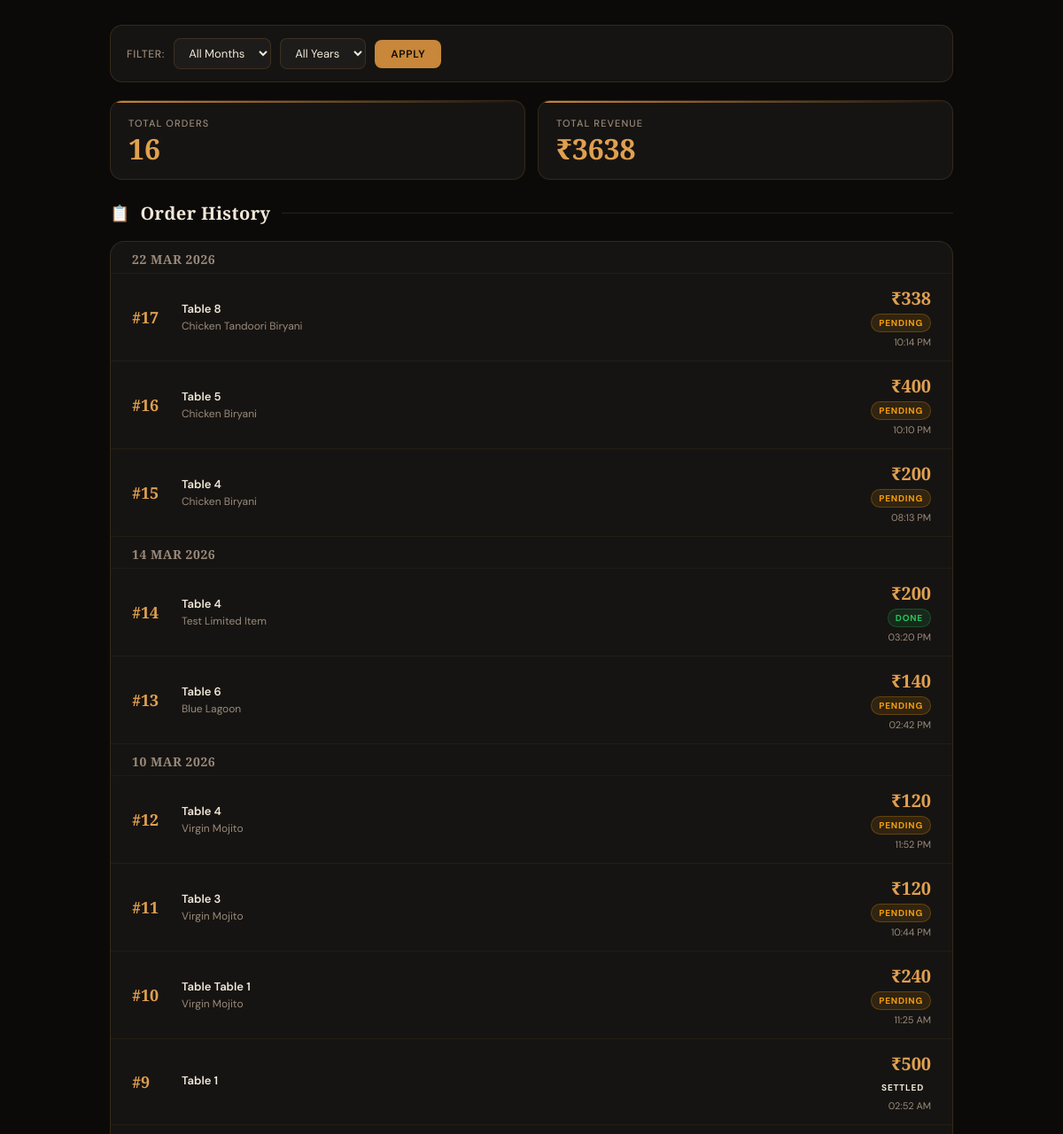
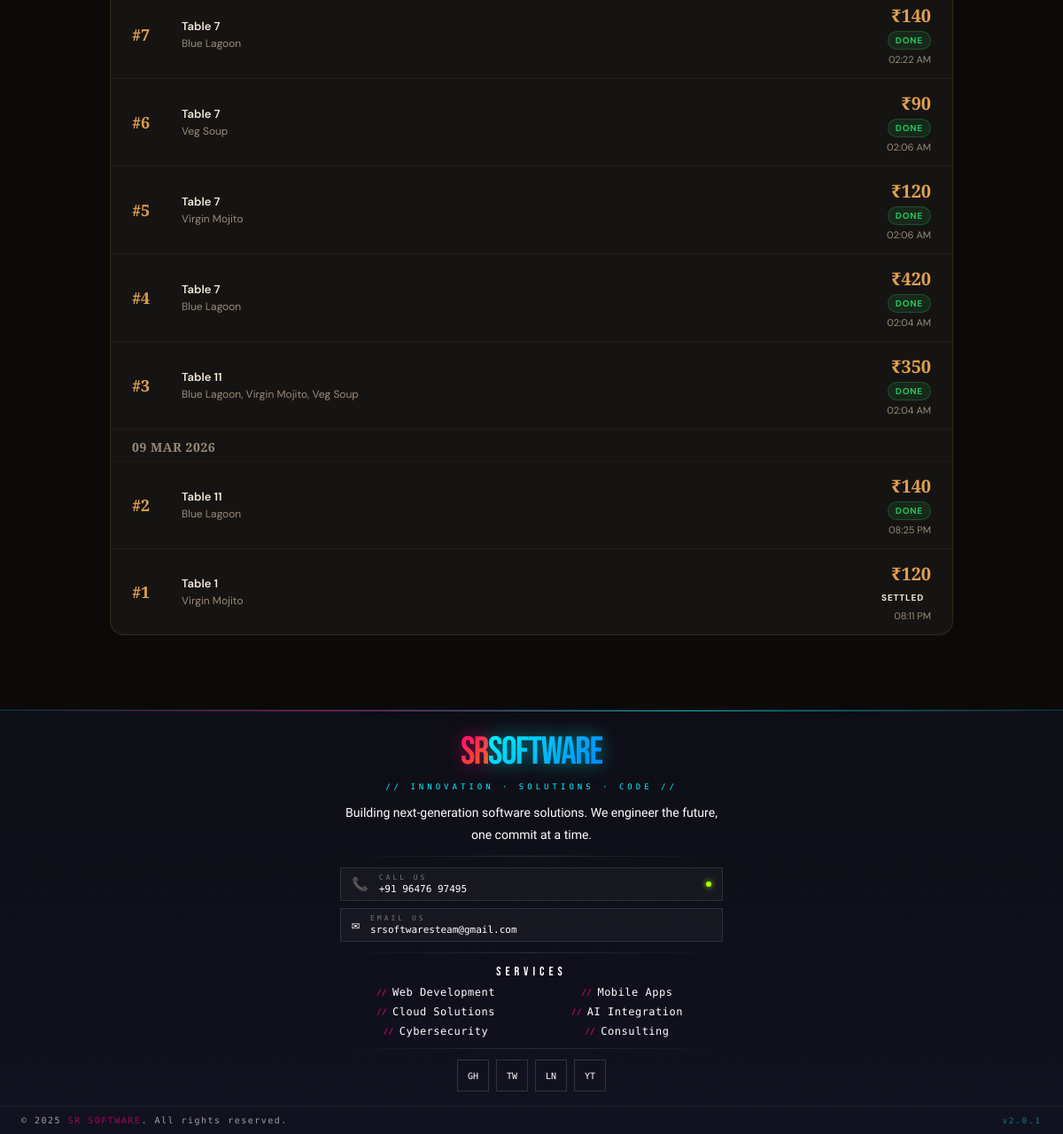
/orders?embedded=true (signed in), run on the app's committed database (2 pictures, top to bottom).
### models.py (models this page shows)
class Order(db.Model):
    __tablename__ = 'orders'
    id = db.Column(db.Integer, primary_key=True)
    user_id = db.Column(db.Integer, db.ForeignKey('users.id'), nullable=False)
    table_no = db.Column(db.String(20), nullable=False)
    items = db.Column(db.Text)  # backward compat with old orders
    notes = db.Column(db.String(500), default='')
    total = db.Column(db.Float, default=0)
    status = db.Column(db.String(20), default='pending')
    created_at = db.Column(db.DateTime, default=datetime.now)
    order_items = db.relationship('OrderItem', backref='order', lazy=True, cascade='all, delete-orphan')

### blueprints/menu_bp.py (the view)
@menu_bp.route('/orders')
@login_required
def order_history():
    month = request.args.get('month', type=int)
    year = request.args.get('year', type=int)
    query = Order.query.filter(Order.user_id == session['user_id'], Order.status != 'cancelled')
    if year:
        query = query.filter(db.extract('year', Order.created_at) == year)
    if month:
        query = query.filter(db.extract('month', Order.created_at) == month)
    orders = query.order_by(Order.created_at.desc()).all()
    total_revenue = sum(o.total for o in orders)
    total_orders = len(orders)
    return render_template('order_history.html',
                           orders=orders,
                           username=session['username'],
                           total_revenue=total_revenue,
                           total_orders=total_orders,
                           filter_month=month,
                           filter_year=year)

### blueprints/menu_bp.py (called while the page is built)
def login_required(f):
    @wraps(f)
    def decorated(*args, **kwargs):
        if 'user_id' not in session:
            return redirect('/')
        return f(*args, **kwargs)
    return decorated

### security.py (called while the page is built)
def get_csrf_token():
    token = session.get(CSRF_SESSION_KEY)
    if not token:
        token = secrets.token_urlsafe(32)
        session[CSRF_SESSION_KEY] = token
    return token

def init_csrf_protection(app):
    @app.before_request
    def csrf_protect():
        if request.method in SAFE_METHODS:
            return
        validate_csrf_token()
    @app.context_processor
    def inject_csrf_token():
        return {"csrf_token": get_csrf_token()}

### templates/order_history.html (shortened to what this page needs)
<!DOCTYPE html>
<html lang="en">
<head>
</head>
<body>
  <div class="page">
    <form class="filter-bar" method="GET" action="/orders">
      <label>Filter:</label>
      <select name="month">
        <option value="">All Months</option>
      </select>
      <select name="year">
        <option value="">All Years</option>
      </select>
      <button type="submit" class="filter-btn">Apply</button>
    </form>
    <div class="stats-row">
      <div class="stat-card" style="animation-delay:0s">
        <div class="stat-label">Total Orders</div>
        <div class="stat-value">{{total_orders}}</div>
      </div>
      <div class="stat-card" style="animation-delay:0.06s">
        <div class="stat-label">Total Revenue</div>
        <div class="stat-value">₹{{ total_revenue | int }}</div>
      </div>
    </div>
    <div class="section-head">
      <span class="section-icon">📋</span>
      <span class="section-title">Order History</span>
    </div>
    <div class="card">
      {% if orders %}
      {% set ns = namespace(cur_date='') %}
      {% for order in orders %}
      {% set order_date = order.created_at.strftime('%d %b %Y') %}
      {% if order_date != ns.cur_date %}
      {% set ns.cur_date = order_date %}
      <div class="date-group-label">{{ order_date }}</div>
      {% endif %}
      <div class="order-row" style="animation-delay:{{ loop.index0 * 0.03 }}s">
        <div class="order-id">#{{ order.id }}</div>
        <div class="order-info">
          <div class="order-table-badge">Table {{ order.table_no }}</div>
          <div class="order-items-list">
            {{ order.order_items | map(attribute='item_name') | join(', ') }}
          </div>
        </div>
        <div class="order-meta">
          <div class="order-total">₹{{ order.total | int }}</div>
          <span class="order-status {{ order.status }}">{{ order.status }}</span>
          <div class="order-time">{{ order.created_at.strftime('%I:%M %p') }}</div>
        </div>
      </div>
      {% endfor %}
      {% else %}
      <div class="empty-state">
        <div class="es-icon">📋</div>
        <p>No orders found</p>
      </div>
      {% endif %}
    </div>
  </div>
  {% include 'sr_footer.html' %}
</body>
</html>

### templates/order_history.html (style rules this page uses)
:root { --obsidian: #0b0a09; --coal: #141210; --ash: #1e1c1a; --deep: #161412; --ember: #c8873a; --ember-glow: #e0a050; --ember-dim: #8a5a20; --cream: #f2e8d9; --cream-muted: #9a8a7a; --divider: rgba(200, 135, 58, 0.18); --success: #22c55e; --danger: #ef4444; --ff-display: 'Cormorant Garamond', Georgia, serif; --ff-body: 'DM Sans', system-ui, sans-serif; --ease: cubic-bezier(0.16, 1, 0.3, 1); }
*, *::before, *::after { box-sizing: border-box; margin: 0; padding: 0; }
html { scroll-behavior: smooth; }
body { font-family: var(--ff-body); background: var(--obsidian); color: var(--cream); min-height: 100svh; -webkit-font-smoothing: antialiased; }
.page { max-width: 1000px; margin: 0 auto; padding: 28px 24px 60px; }
.section-head { display: flex; align-items: center; gap: 12px; margin-bottom: 18px; }
.section-head::after { content: ''; flex: 1; height: 1px; background: var(--divider); }
.section-title { font-family: var(--ff-display); font-size: 20px; font-weight: 700; color: var(--cream); white-space: nowrap; letter-spacing: 0.02em; }
.section-icon { font-size: 18px; }
.stats-row { display: grid; grid-template-columns: repeat(auto-fit, minmax(160px, 1fr)); gap: 14px; margin-bottom: 24px; }
.stat-card { background: var(--deep); border: 1px solid var(--divider); border-radius: 14px; padding: 18px 20px; animation: fadeUp 0.5s var(--ease) both; position: relative; overflow: hidden; }
.stat-card::before { content: ''; position: absolute; top: 0; left: 0; right: 0; height: 2px; background: linear-gradient(to right, var(--ember), transparent); }
.stat-label { font-size: 11px; font-weight: 500; letter-spacing: 0.1em; text-transform: uppercase; color: var(--cream-muted); margin-bottom: 6px; }
.stat-value { font-family: var(--ff-display); font-size: 32px; font-weight: 700; color: var(--ember-glow); line-height: 1; }
.card { background: var(--deep); border: 1px solid var(--divider); border-radius: 16px; padding: 0; margin-bottom: 24px; animation: fadeUp 0.5s var(--ease) both; overflow: hidden; }
.order-row { display: flex; align-items: center; gap: 16px; padding: 14px 24px; border-bottom: 1px solid rgba(200, 135, 58, 0.08); transition: background 0.2s ease; }
.order-row:last-child { border-bottom: none; }
.order-id { font-family: var(--ff-display); font-size: 18px; font-weight: 700; color: var(--ember-glow); min-width: 40px; }
.order-info { flex: 1; min-width: 0; }
.order-table-badge { font-size: 13px; font-weight: 600; color: var(--cream); }
.order-items-list { font-size: 12px; color: var(--cream-muted); margin-top: 3px; white-space: nowrap; overflow: hidden; text-overflow: ellipsis; }
.order-meta { display: flex; flex-direction: column; align-items: flex-end; gap: 4px; flex-shrink: 0; }
.order-total { font-family: var(--ff-display); font-size: 20px; font-weight: 700; color: var(--ember-glow); }
.order-time { font-size: 11px; color: var(--cream-muted); }
.order-status { font-size: 10px; font-weight: 700; letter-spacing: 0.08em; text-transform: uppercase; padding: 3px 8px; border-radius: 999px; }
.order-status.pending { background: rgba(245, 158, 11, 0.12); color: #f59e0b; border: 1px solid rgba(245, 158, 11, 0.25); }
.order-status.done { background: rgba(34, 197, 94, 0.12); color: #22c55e; border: 1px solid rgba(34, 197, 94, 0.25); }
.filter-bar { display: flex; flex-wrap: wrap; align-items: center; gap: 10px; margin-bottom: 20px; padding: 14px 18px; background: var(--deep); border: 1px solid var(--divider); border-radius: 14px; }
.filter-bar label { font-size: 12px; font-weight: 500; letter-spacing: 0.06em; text-transform: uppercase; color: var(--cream-muted); }
.filter-bar select { font-family: var(--ff-body); font-size: 13px; padding: 7px 12px; border-radius: 8px; border: 1px solid var(--divider); background: var(--ash); color: var(--cream); cursor: pointer; }
.filter-bar .filter-btn { font-family: var(--ff-body); font-size: 12px; font-weight: 600; letter-spacing: 0.06em; text-transform: uppercase; padding: 8px 18px; border-radius: 8px; border: none; cursor: pointer; background: var(--ember); color: var(--obsidian); transition: all 0.2s ease; }
.date-group-label { font-family: var(--ff-display); font-size: 14px; font-weight: 600; color: var(--cream-muted); padding: 10px 24px 6px; border-bottom: 1px solid rgba(200, 135, 58, 0.06); letter-spacing: 0.04em; text-transform: uppercase; }

### data on the page
Order: created_at "22 MAR 2026", id "17", table_no "8", order_items|map "Chicken Tandoori Biryani", total "338", status "PENDING", created_at "10:14 PM"
Order: id "16", table_no "5", order_items|map "Chicken Biryani", total "400", status "PENDING", created_at "10:10 PM"
Order: id "15", table_no "4", order_items|map "Chicken Biryani", total "200", status "PENDING", created_at "08:13 PM"
Order: created_at "14 MAR 2026", id "14", table_no "4", order_items|map "Test Limited Item", total "200", status "DONE", created_at "03:20 PM"
Order: id "13", table_no "6", order_items|map "Blue Lagoon", total "140", status "PENDING", created_at "02:42 PM"
Order: created_at "10 MAR 2026", id "12", table_no "4", order_items|map "Virgin Mojito", total "120", status "PENDING", created_at "11:52 PM"
Order: id "11", table_no "3", order_items|map "Virgin Mojito", total "120", status "PENDING", created_at "10:44 PM"
Order: id "10", table_no "Table 1", order_items|map "Virgin Mojito", total "240", status "PENDING", created_at "11:25 AM"
Order: id "9", table_no "1", total "500", status "SETTLED", created_at "02:52 AM"
Order: id "7", table_no "7", order_items|map "Blue Lagoon", total "140", status "DONE", created_at "02:22 AM"
Order: id "6", table_no "7", order_items|map "Veg Soup", total "90", status "DONE", created_at "02:06 AM"
Order: id "5", table_no "7", order_items|map "Virgin Mojito", total "120", status "DONE", created_at "02:06 AM"
Order: id "4", table_no "7", order_items|map "Blue Lagoon", total "420", status "DONE", created_at "02:04 AM"
Order: id "3", table_no "11", order_items|map "Blue Lagoon, Virgin Mojito, Veg Soup", total "350", status "DONE", created_at "02:04 AM"
Order: created_at "09 MAR 2026", id "2", table_no "11", order_items|map "Blue Lagoon", total "140", status "DONE", created_at "08:25 PM"
Order: id "1", table_no "1", order_items|map "Virgin Mojito", total "120", status "SETTLED", created_at "08:11 PM"

### other printed values
{{ total_orders }} "16"
{{ total_revenue | int }} "3638"
